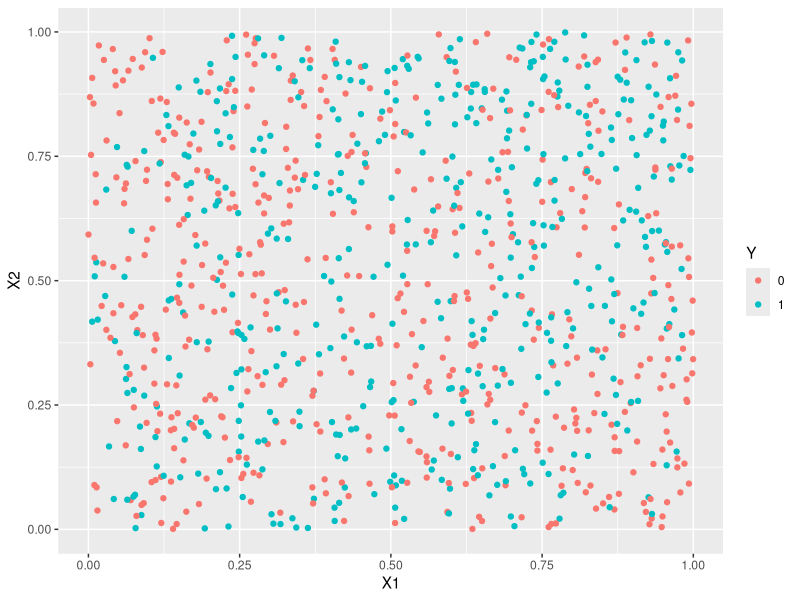

The R script that drew this image:
## ---- chunk 1
library(class)
suppressPackageStartupMessages(library(tidyverse))
## ---- chunk 2
#Generative model
set.seed(200) #setting a random seed so that we can
#reproduce everything exactly if we want to

generate_y <- function(x1,x2) { #two input parameters to generate the output y
  logit <- x1 -2*x2 -2*x1^2 + x2^2 + 3*x1*x2 
  p <- exp(logit)/(1+exp(logit)) #apply the inverse logit function
  y <- rbinom(1,1,p) #y becomes a 0 (with prob 1-p) or a 1 with probability p
}
## ---- chunk 3
# Generate a training dataset with 1000 points
set.seed(321)
n = 1000
X1 <- runif(n,0,1)
X2 <- runif(n,0,1)

#I'm going to use a for loop to generate 1000 y's
Y <- rep(0,n) #initializing my Y to be a vector of 0's
for (i in 1:n) {
  Y[i] <- generate_y(X1[i],X2[i])
}

sum(Y) #How many 0's and 1's were predicted? When n is very large
# about 48% of the Y's should be 1's. 

training <- as.data.frame(cbind(X1, X2, Y))
training$Y <- as.factor(training$Y) #combining all of my variables into a training dataset
ggplot(data=training, aes(x=X1, y=X2, color=Y)) +
  geom_point()
## ---- chunk 4
# Create the training dataset as above using seed=321
# Create a testing dataset using seed=323

set.seed(323)
n = 100

X1_test <- runif(n,0,1)
X2_test <- runif(n,0,1)

Y_test <- rep(0,n) 
for (i in 1:n) {
  Y_test[i] <- generate_y(X1_test[i],X2_test[i])
}

test <- as.data.frame(cbind(X1_test,X2_test,Y_test))

table(test$Y_test)
## ---- chunk 5
library(e1071)
## ---- chunk 6

tune_linear <- tune(svm, Y ~ X1 + X2,
                    data = training,
                    kernel = "linear",
                    ranges = list(cost = c(0.01, 0.1, 1, 10, 100)))
summary(tune_linear)
best_linear <- tune_linear$best.model



## ---- chunk 7
test <- as.data.frame(cbind(X1_test, X2_test, Y_test))
names(test) <- c("X1", "X2", "Y")
test$Y <- as.factor(test$Y)

pred_linear <- predict(best_linear, newdata = test)
## ---- chunk 8
test$Y <- factor(test$Y, levels = c("0", "1"))
pred_linear <- factor(pred_linear, levels = c("0", "1"))

conf <- table(Predicted = pred_linear, Actual = test$Y)
conf

sensitivity <- conf[2,2] / sum(conf[,2])
specificity <- conf[1,1] / sum(conf[,1])
error_rate  <- mean(pred_linear != test$Y)

sensitivity
specificity
error_rate
## ---- chunk 9
new_point <- data.frame(X1 = 0.25, X2 = 0.25)

prediction <- predict(best_linear, newdata = new_point)
actual <- generate_y(0.25, 0.25)

cat("For the new point (X1 = 0.25, X2 = 0.25):\n",
    "Predicted Y =", as.character(prediction), "\n",
    "Actual Y    =", actual, "\n",
    "Correct?    =", ifelse(as.character(prediction) == as.character(actual), "Yes", "No"))
